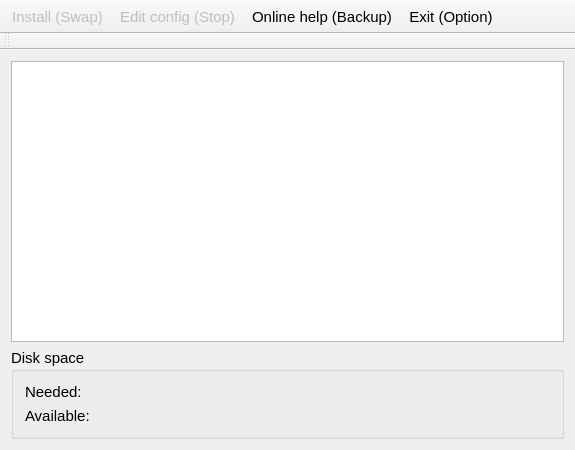
<?xml version="1.0" encoding="UTF-8"?>
<ui version="4.0">
 <class>MainWindow</class>
  <widget class="QMainWindow" name="MainWindow">
  <property name="geometry">
   <rect>
    <x>0</x>
    <y>0</y>
    <width>575</width>
    <height>450</height>
   </rect>
  </property>
  <property name="font">
   <font>
    <pointsize>11</pointsize>
   </font>
  </property>
  <property name="focusPolicy">
   <enum>Qt::NoFocus</enum>
  </property>
  <widget class="QWidget" name="centralWidget">
   <property name="focusPolicy">
    <enum>Qt::NoFocus</enum>
   </property>
   <layout class="QGridLayout" name="gridLayout_2">
    <item row="0" column="0">
     <widget class="QListWidget" name="list">
      <property name="font">
       <font>
        <pointsize>12</pointsize>
       </font>
      </property>
      <property name="spacing">
       <number>1</number>
      </property>
     </widget>
    </item>
    <item row="1" column="0">
     <widget class="QGroupBox" name="groupBox">
      <property name="minimumSize">
       <size>
        <width>0</width>
        <height>65</height>
       </size>
      </property>
      <property name="title">
       <string>Disk space</string>
      </property>
      <layout class="QGridLayout" name="gridLayout">
       <item row="0" column="0">
        <widget class="QLabel" name="neededLabel">
         <property name="text">
          <string>Needed:</string>
         </property>
        </widget>
       </item>
       <item row="1" column="0">
        <widget class="QLabel" name="availableLabel">
         <property name="text">
          <string>Available:</string>
         </property>
        </widget>
       </item>
      </layout>
     </widget>
    </item>
   </layout>
  </widget>
  <widget class="QToolBar" name="mainToolBar">
   <property name="focusPolicy">
    <enum>Qt::NoFocus</enum>
   </property>
   <property name="movable">
    <bool>false</bool>
   </property>
   <property name="iconSize">
    <size>
     <width>40</width>
     <height>40</height>
    </size>
   </property>
   <property name="toolButtonStyle">
    <enum>Qt::ToolButtonTextUnderIcon</enum>
   </property>
   <attribute name="toolBarArea">
    <enum>TopToolBarArea</enum>
   </attribute>
   <attribute name="toolBarBreak">
    <bool>false</bool>
   </attribute>
   <addaction name="actionWrite_image_to_disk"/>
   <addaction name="actionEdit_config"/>
   <addaction name="actionBrowser"/>
   <addaction name="actionCancel"/>
  </widget>
  <widget class="QToolBar" name="advToolBar">
   <property name="enabled">
    <bool>true</bool>
   </property>
   <property name="windowTitle">
    <string/>
   </property>
   <property name="toolButtonStyle">
    <enum>Qt::ToolButtonTextUnderIcon</enum>
   </property>
   <attribute name="toolBarArea">
    <enum>TopToolBarArea</enum>
   </attribute>
   <attribute name="toolBarBreak">
    <bool>true</bool>
   </attribute>
  </widget>
  <action name="actionWrite_image_to_disk">
   <property name="enabled">
    <bool>false</bool>
   </property>
   <property name="icon">
    <iconset resource="icons.qrc">
     <normaloff>:/icons/backups.png</normaloff>:/icons/backups.png</iconset>
   </property>
   <property name="text">
    <string>Install (Swap)</string>
   </property>
   <property name="toolTip">
    <string>Installs the selected operating system image onto this SD card.</string>
   </property>
   <property name="shortcut">
    <string>Tab</string>
   </property>
  </action>
  <action name="actionCancel">
   <property name="icon">
    <iconset resource="icons.qrc">
     <normaloff>:/icons/door_in.png</normaloff>:/icons/door_in.png</iconset>
   </property>
   <property name="text">
    <string>Exit (Option)</string>
   </property>
   <property name="toolTip">
    <string>Exits and boots the installed operating system.</string>
   </property>
   <property name="shortcut">
    <string notr="true">C</string>
   </property>
  </action>
  <action name="actionAdvanced">
   <property name="checkable">
    <bool>true</bool>
   </property>
   <property name="icon">
    <iconset resource="icons.qrc">
     <normaloff>:/icons/setting_tools.png</normaloff>:/icons/setting_tools.png</iconset>
   </property>
   <property name="text">
    <string>Advanced</string>
   </property>
  </action>
  <action name="actionEdit_config">
   <property name="enabled">
    <bool>false</bool>
   </property>
   <property name="icon">
    <iconset resource="icons.qrc">
     <normaloff>:/icons/page_white_edit.png</normaloff>:/icons/page_white_edit.png</iconset>
   </property>
   <property name="text">
    <string>Edit config (Stop)</string>
   </property>
   <property name="toolTip">
    <string>Opens the config.txt and cmdline.txt for the installed OS in a text editor.</string>
   </property>
   <property name="shortcut">
    <string notr="true">X</string>
   </property>
  </action>
  <action name="actionBrowser">
   <property name="icon">
    <iconset resource="icons.qrc">
     <normaloff>:/icons/world.png</normaloff>:/icons/world.png</iconset>
   </property>
   <property name="text">
    <string>Online help (Backup)</string>
   </property>
   <property name="toolTip">
    <string>Opens a web browser displaying the Raspberry Pi Forum.</string>
   </property>
   <property name="shortcut">
    <string notr="true">Backspace</string>
   </property>
  </action>
 </widget>
 <layoutdefault spacing="6" margin="11"/>
 <resources>
  <include location="icons.qrc"/>
 </resources>
 <connections/>
</ui>
